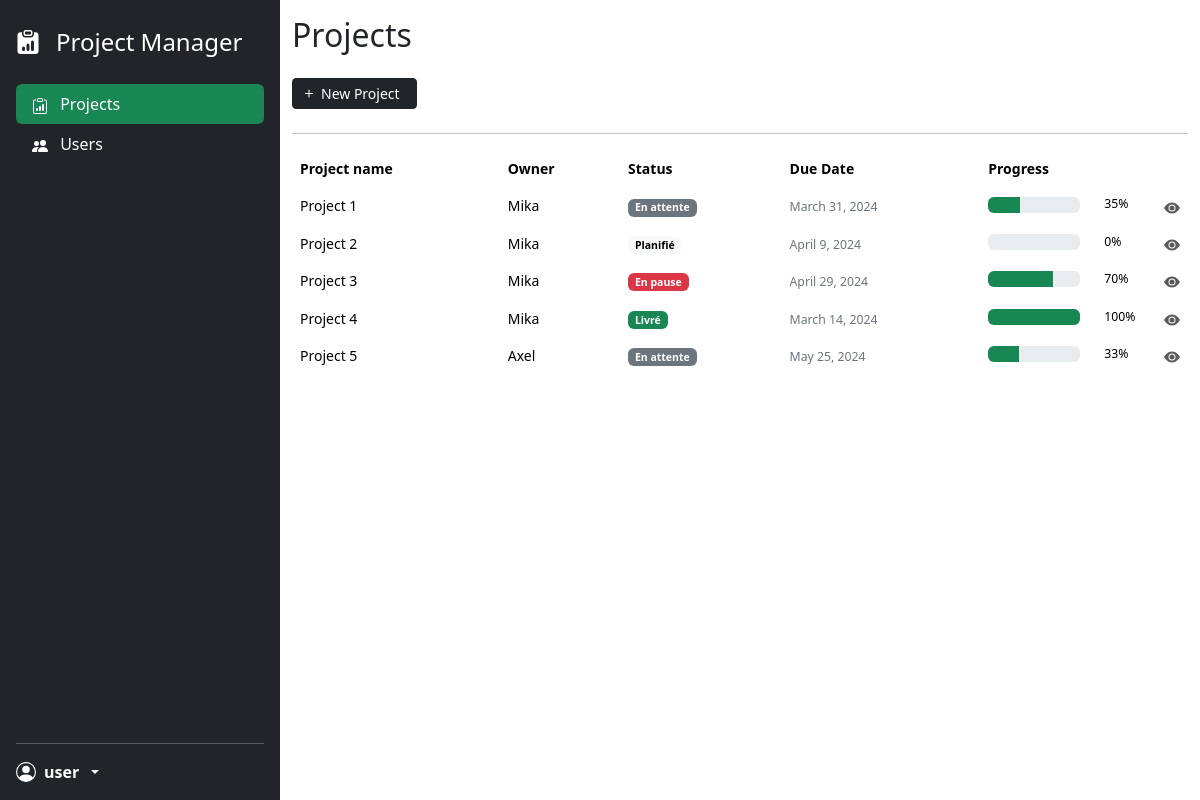
The app's page /, older data.
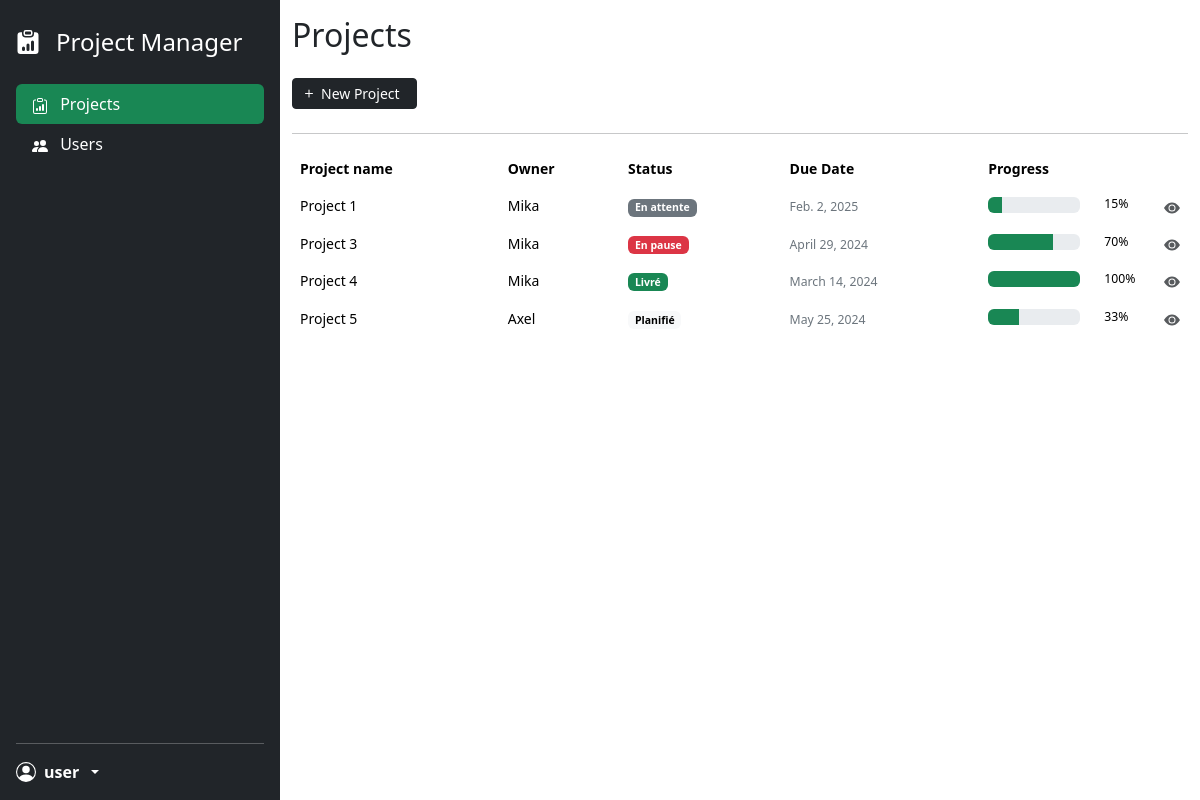
The same page, newer data.
### project_app/models.py (models this page shows, shortened)
class Project(models.Model):
    STATUS_CHOICES = (
        ('paused', 'En pause'),
        ('planned', 'Planifié'),
        ('pending', 'En cours'),
        ('delivered', 'Livré'),
    )
    project_name = models.CharField(max_length=100)
    start_date = models.DateField(default=timezone.now)
    delivery_date = models.DateField()
    status = models.CharField(max_length=20, choices=STATUS_CHOICES)
    progress_percentage = models.IntegerField(default=0)
    project_manager = models.ForeignKey(User, on_delete=models.CASCADE, related_name='projects_managed')

class User(models.Model):
    ROLE_CHOICES = (
        ('manager', 'Manager'),
        ('employee', 'Employee'),
    )
    username = models.CharField(max_length=100)
    email = models.EmailField(unique=True)
    user_role = models.CharField(max_length=20, choices=ROLE_CHOICES)
    password = models.CharField(max_length=255)
    def __str__(self):
        return self.username

### project_app/views.py (the view)
# urls.py: path('', views.home, name='home'),
def home(request):
    projects = Project.objects.all()
    return render(request, 'home.html', {'projects': projects})

### templates/home.html (shortened to what the changed rows need)
{% load static %}
<!DOCTYPE html>
<html lang="en">
<head>
    <link href="{% static 'css/style.css' %}" rel="stylesheet">
    <link href="{% static 'css/bootstrap.min.css' %}" rel="stylesheet">
</head>
<body>
<div class="container-fluid">
    <div class="row flex-sm-nowrap">
        <div class="col py-3">
            <h2>Projects</h2>
            <div class="table-responsive small">
                <table class="table table-borderless table-hover">
                    <thead>
                    <tr>
                        <th>Project name</th>
                        <th>Owner</th>
                        <th>Status</th>
                        <th>Due Date</th>
                        <th>Progress</th>
                        <th></th>
                    </tr>
                    </thead>
                    <tbody>
                    {% for project in projects %}
                        <tr>
                            <td>{{ project.project_name }}</td>
                            <td>{{ project.project_manager }}</td>
                            <td>
                                {% if project.status == 'pending' %}
                                    <span class="badge text-bg-secondary">En attente</span>
                                {% elif project.status == 'delivered' %}
                                    <span class="badge text-bg-success">Livré</span>
                                {% elif project.status == 'planned' %}
                                    <span class="badge text-bg-light">Planifié</span>
                                {% elif project.status == 'paused' %}
                                    <span class="badge text-bg-danger">En pause</span>
                                {% endif %}
                            </td>
                            <td>
                                <small class="text-secondary">{{ project.delivery_date }}</small>
                            </td>
                            <td>
                                <div class="row align-items-center">
                                    <div class="col">
                                        <div class="progress" role="progressbar"
                                             aria-valuenow="{{ project.progress_percentage }}" aria-valuemin="0"
                                             aria-valuemax="100">
                                            <div class="progress-bar bg-success"
                                                 style="width: {{ project.progress_percentage }}%"></div>
                                        </div>
                                    </div>
                                    <small class="col-3">{{ project.progress_percentage }}%</small>
                                </div>
                            </td>
                            <td class="text-end">
                                <a href="{% url 'project_details' project.id %}" class="link-dark opacity-75">
                                    <svg xmlns="http://www.w3.org/2000/svg" width="16" height="16"
                                         fill="currentColor" class="bi bi-info-circle" viewBox="0 0 16 16">
                                        <title>{{ project.project_name }} details</title>
                                        <path d="M10.5 8a2.5 2.5 0 1 1-5 0 2.5 2.5 0 0 1 5 0"></path>
                                        <path d="M0 8s3-5.5 8-5.5S16 8 16 8s-3 5.5-8 5.5S0 8 0 8m8 3.5a3.5 3.5 0 1 0 0-7 3.5 3.5 0 0 0 0 7"></path>
                                    </svg>
                                </a>
                            </td>
                        </tr>
                    {% endfor %}
                    </tbody>
                </table>
            </div>
        </div>
    </div>
</div>
</body>
</html>

Row changes from the older to the newer data that the page shows:
removed Project: project_name "Project 2", project_manager "Mika", status "Planifié", delivery_date "April 9, 2024", progress_percentage "0"
changed Project "Project 1": delivery_date "March 31, 2024" → "Feb. 2, 2025"; progress_percentage "35" → "15"
changed Project "Project 5": status "En attente" → "Planifié"
